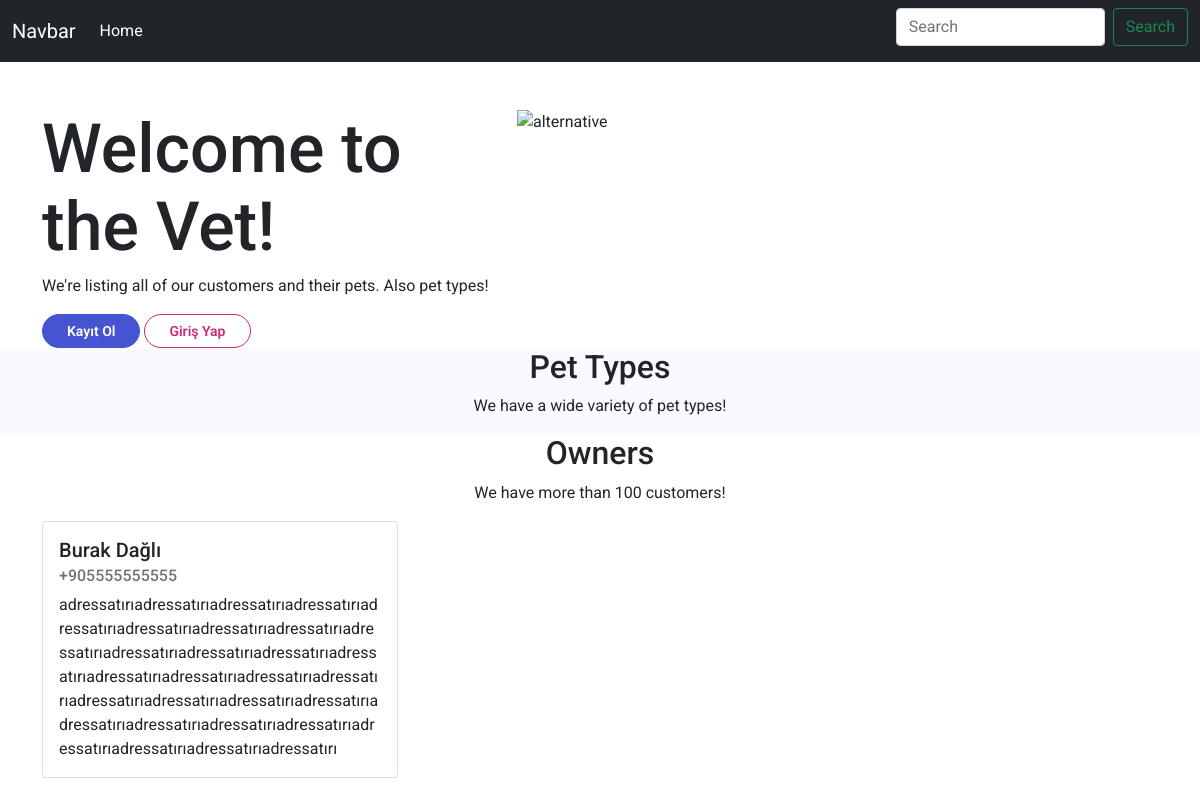
The app's page /, older data.
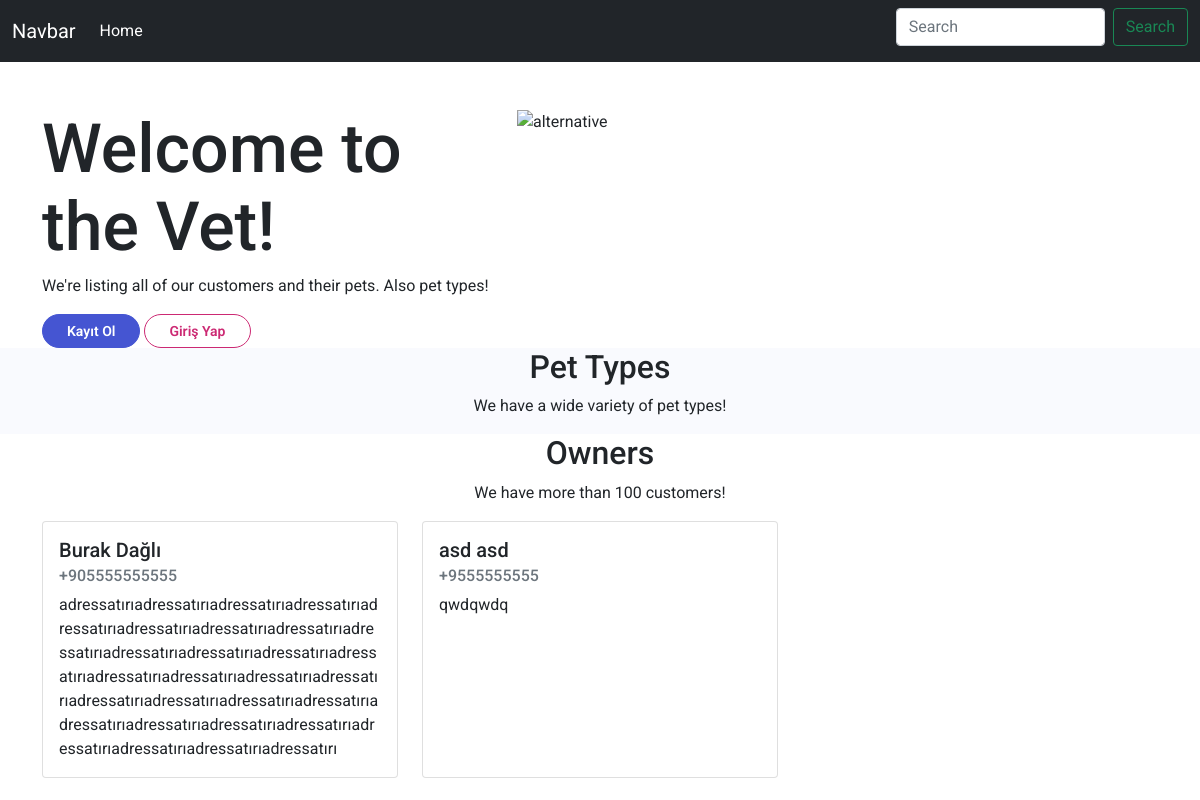
The same page, newer data.
### vet_website/models.py (models this page shows, shortened)
class Owner(models.Model):
    firstname = models.CharField(max_length=30, null=True)
    lastname = models.CharField(max_length=30, null=True)
    phone = models.CharField(max_length=100)
    address = models.TextField()

### vet_website/views.py (the view)
# urls.py: 2. Add a URL to urlpatterns:  path('', Home.as_view(), name='home')
def Home(request):
    if 'searchbar' in request.GET:
        searchbar = request.GET['searchbar']
        searchedpets = Pet.objects.filter(name__icontains=searchbar)
        searchedowners = Owner.objects.filter(firstname__icontains=searchbar)
        context ={'searchedpets':searchedpets,'searchedowners':searchedowners}
    else:
        pets = Pet.objects.all()
        owners = Owner.objects.all()
        matched = PetOwnerMatching.objects.all()
        context={'pets':pets,'owners':owners,'matched':matched}
    return render(request,'home.html',context)

### vet_website/templates/home.html (shortened to what this page needs)
{% extends 'base.html'%}
{% block content %}
    <header id="header" class="header pt-5">
        <div class="container">
            <div class="row">
                <div class="col-lg-7 col-xl-5">
                    <div class="text-container">
                        <h1 class="h1-large">Welcome to the Vet!</h1>
                        <p class="p-large">We're listing all of our customers and their pets. Also pet types!</p>
                        {%if user.is_authenticated%}
                        <p class="section-subtitle">Hello, {{request.user}}!</p>
                        <a class=" btn-outline-lg" href="{% url 'Logout' %}">Logout</a>
                        {%else%}
                        <a class=" btn-solid-lg" href="{% url 'Register' %}">Kayıt Ol</a>
                        <a class=" btn-outline-lg" href="{% url 'Login' %}">Giriş Yap</a>
                        {%endif%}
                    </div>
                </div>
                <div class="col-lg-5 col-xl-7">
                    <div class="image-container">
                        <img class="img-fluid" src="https://www.rover.com/blog/wp-content/uploads/2017/11/twenty20_b121f53e-e044-405a-b73c-8a50bf08681d-960x540.jpg" alt="alternative">
                    </div>
                </div>
            </div>
        </div>
    </header>
    <div class="bg-gray">
        <div class="container">
            <div class="row">
                <div class="col">
                    <div class="section-title-container text-center">
                        <h2 class="section-title mb-2">Pet Types</h2>
                        <p class="section-subtitle">We have a wide variety of pet types!</p>
                    </div>
                </div>
            </div>
            <div class="row row-cols-1 row-cols-md-3 g-4 pb-4">
            </div>
        </div>
    </div>
    {%if owners%}
    <div class="bg-white">
        <div class="container">
            <div class="row">
                <div class="col">
                    <div class="section-title-container text-center">
                        <h2 class="section-title mb-2">Owners</h2>
                        <p class="section-subtitle">We have more than 100 customers!</p>
                    </div>
                </div>
            </div>
            <div class="row row-cols-1 row-cols-md-3 g-4 pb-4">
                {% for owner in owners %}
                <div class="col">
                    <div class="card h-100">
                        <div class="card-body">
                            <h5 class="card-title">{{owner.firstname}} {{owner.lastname}}</h5>
                            <h6 class="card-subtitle mb-2 text-muted">{{owner.phone}}</h6>
                            <p class="card-text">{{owner.address}}</p>
                        </div>
                    </div>
                </div>
                {%endfor%}
            </div>
        </div>
    </div>
    {%endif%}
    {%endblock%}

Row changes from the older to the newer data that the page shows:
added Owner: firstname "asd", lastname "asd", phone "+9555555555", address "qwdqwdq"
